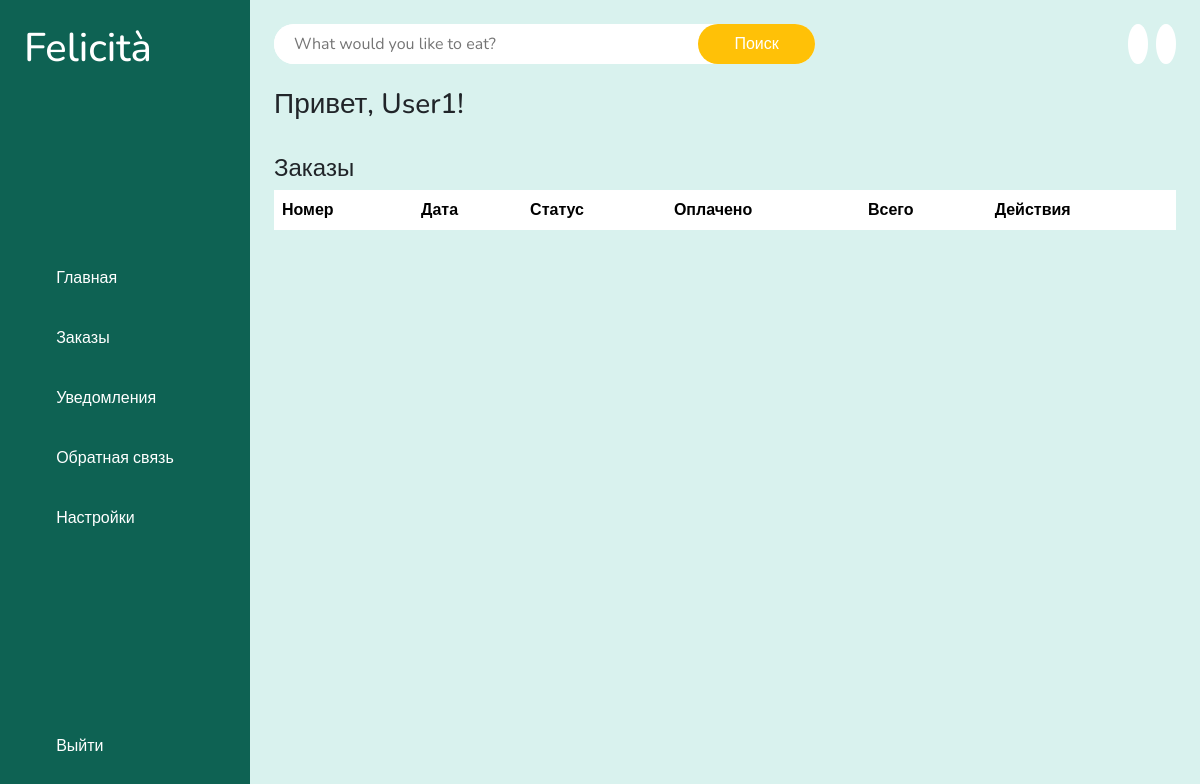
Page /dashboard/ (signed in) on the earlier database version.
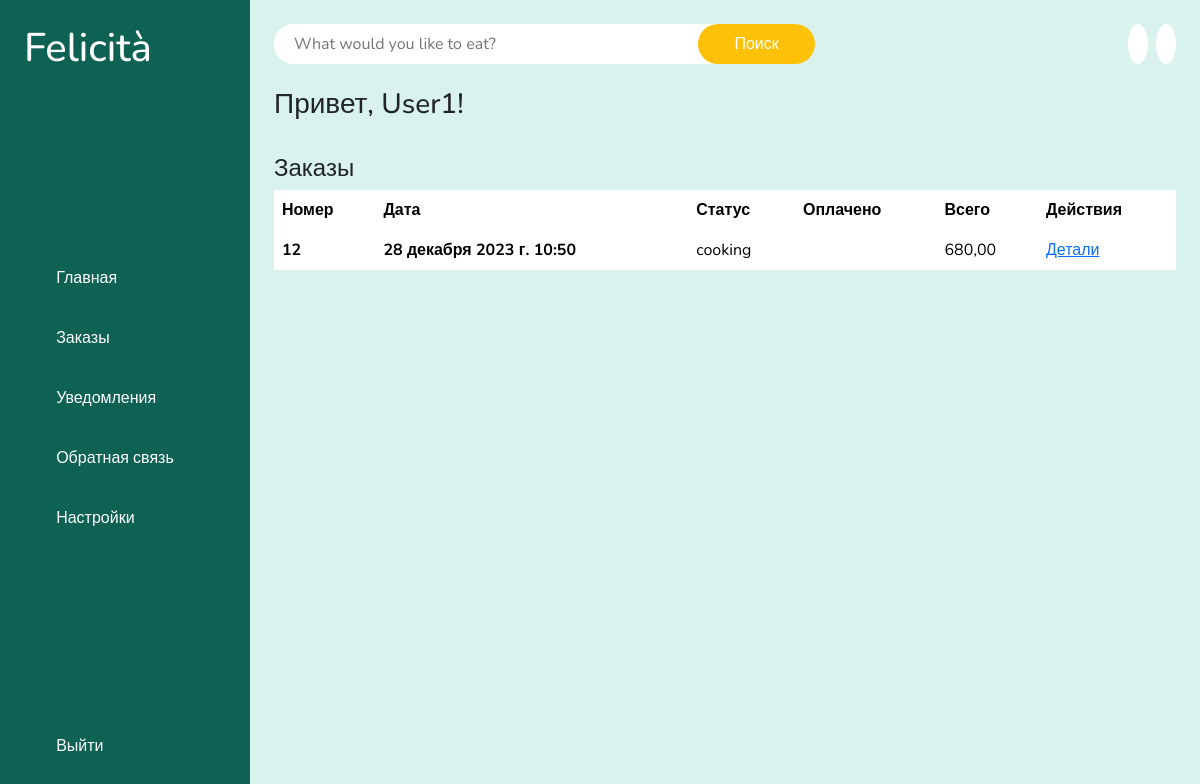
Same page on the later database version.
### core/models.py (models this page shows)
class CartOrder(models.Model):
    user = models.ForeignKey(User, on_delete=models.CASCADE)
    price = models.DecimalField(max_digits=10, decimal_places=2)
    paid_status = models.BooleanField(default=False)
    order_date = models.DateTimeField(auto_now_add=True)
    status = models.CharField(choices=STATUS, max_length=30, default="cooking")
    class Meta:
        verbose_name = "Заказ"
        verbose_name_plural = "Заказы"

### core/views.py (the view)
# urls.py: path("dashboard/", customer_dashboard, name='dashboard'),
def customer_dashboard(request):
    orders = CartOrder.objects.filter(user=request.user).order_by("-id")
    context = {
        "orders": orders
    }
    return render(request, 'core/dashboard.html', context)

### userauths/models.py (called while the page is built)
    def __str__(self):
        return self.username

### templates/core/dashboard.html (shortened to what this page needs)
{% extends "partials/base.html" %}
{% load static %}
{% block content %}
    <br>
        <h3>Привет, {{ request.user|title }}!</h3>
        <br>
        <h4>Заказы</h4>
        <table class="table table-borderless">
            <thead>
            <tr>
                <th scope="col">Номер</th>
                <th scope="col">Дата</th>
                <th scope="col">Статус</th>
                <th scope="col">Оплачено</th>
                <th scope="col">Всего</th>
                <th scope="col">Действия</th>
            </tr>
            </thead>
            <tbody>
            {% for o in orders %}
            <tr>
                <th scope="row">{{ o.id }}</th>
                <th scope="row">{{ o.order_date }}</th>
                <td>{{ o.status }}</td>
                {% if o.paid_status == True %}
                <td><ion-icon name="checkmark-outline" style="color:green; font-size: 20px"></ion-icon></td>
                {% else %}
                <td></td>
                {% endif %}
                <td>{{ o.price }}</td>
                <td><a href="{% url "core:order-detail" o.id %}">Детали</a></td>
            </tr>
            {% endfor %}
            </tbody>
        </table>
    </div>
{% endblock content %}

Differences in the rows shown:
added CartOrder: id "12", order_date "28 декабря 2023 г. 10:50", status "cooking", paid_status False (drawn), price "680,00"
